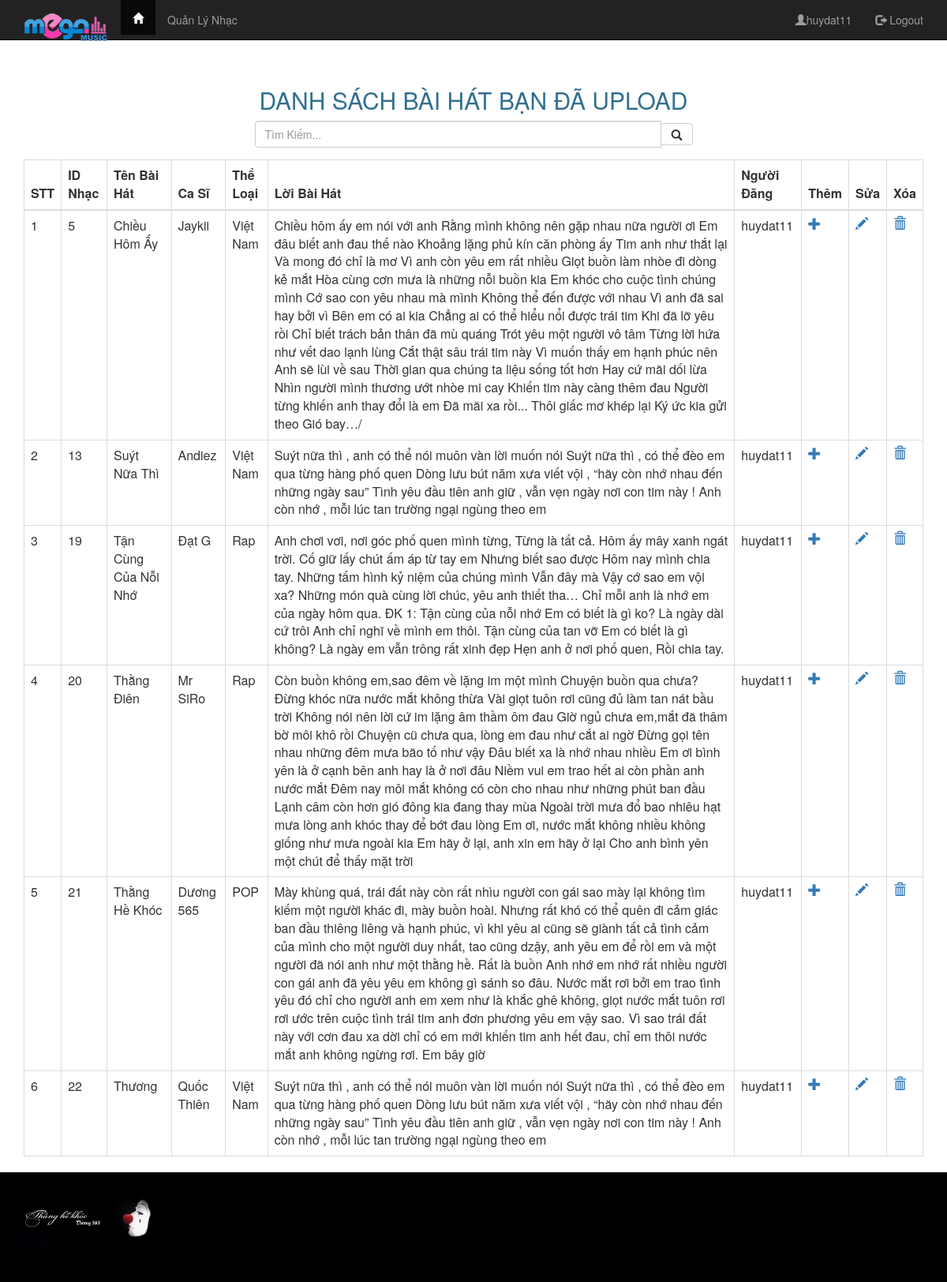
The app's page /sources/php/user.php (signed in) with its own data.
### tables this page shows
CREATE TABLE `baihat` (
  `id_nhac` int(11) NOT NULL,
  `tenbaihat` varchar(200) NOT NULL,
  `casi` varchar(100) NOT NULL,
  `tacgia` varchar(100) NOT NULL,
  `theloai` varchar(100) NOT NULL,
  `duongdan` varchar(300) NOT NULL,
  `link` varchar(200) NOT NULL,
  `loibaihat` mediumtext NOT NULL,
  `nguoidang` varchar(200) NOT NULL
);

### sources/php/user.php (the view, shortened to what this page needs)
<?php
    if(isset($_SESSION['username'])&&($_SESSION['quyen'])==0){
 ?>
<html lang="en">
<head>
  <link rel="stylesheet" type="text/css" href="../css/layout.css">
  <link rel="stylesheet" type="text/css" href="https://maxcdn.bootstrapcdn.com/bootstrap/3.3.7/css/bootstrap.min.css">
</head>
<body>
<?php require('connect.php'); ?>
<nav class="navbar navbar-inverse  navbar-fixed-top ">
  <div class="container">
    <div class="navbar-header">
      <a class="navbar-brand" href="index.php"><img src="../images/logomega.png" class="img-responsive" alt="mega"></a>
    </div>
    <div class="collapse navbar-collapse" id="myNavbar">
      <ul class="nav navbar-nav">
      <li class="active"><a href="index.php"><span class="glyphicon glyphicon-home"></span></a></li>
      <li><a href="user.php">Quản Lý Nhạc</a></li>
      </ul>
      <ul class="nav navbar-nav navbar-right">
      <li><a href="user.php"><span class="glyphicon glyphicon-user"></span><?php echo $_SESSION['username'];?></a></li>
      <li><a href="dangxuat.php"><span class="glyphicon glyphicon-log-out"></span> Logout</a></li>
      </ul>
    </div>
  </div>
</nav>
<div class="container text-center">
  <div class="row content">
    <h2 class="text-info">DANH SÁCH BÀI HÁT BẠN ĐÃ UPLOAD</h2>
    <div class="col-md-6 col-md-offset-3">
    <form class="" action="" method="get"><?php ?>
        <div class="form-group input-group">
          <input type="text" class=" form-control" id="txtsearch" name="keyword" placeholder="Tìm Kiếm...">
          <span class="input-group-btn">
            <button class="btn btn-default" type="button" id="searchbutton">
              <span class="glyphicon glyphicon-search"></span>
            </button>
          </span>
        </div>
       </form>
    </div><br>
    <div class="col-md-12 col-md-offset-">
    <table class="table table-bordered">
    <thead>
      <tr>
        <th>STT</th>
        <th>ID Nhạc</th>
        <th >Tên Bài Hát</th>
        <th>Ca Sĩ</th>
        <th>Thể Loại</th>
        <th>Lời Bài Hát</th>
        <th>Người Đăng</th>
        <th>Thêm</th>
        <th>Sửa</th>
        <th>Xóa</th>
      </tr>
    </thead>
    <tbody>
       <?php
          $name=$_SESSION['username'];
          $sql="SELECT * FROM baihat where nguoidang ='$name'";
          $query=mysqli_query($con,$sql);
          $num =mysqli_num_rows($query);
          if($num>0){
            $STT=0;
            while($row=mysqli_fetch_array($query)){
                $STT++;
        ?>
        <tr>
           <td><?php echo $STT;?></td>
           <td><?php echo $row['id_nhac'];?></td>
           <td><?php echo $row['tenbaihat'];?></td>
           <td><?php echo $row['casi'];?></td>
           <td><?php echo $row['theloai'];?></td>
           <td><?php echo $row['loibaihat'];?></td>
           <td><?php echo $row['nguoidang'];?></td>
           <td><a href="upload.php" title=""><span class="glyphicon glyphicon-plus"></span></a></td>
           <td><a href="usersuanhac.php?id=<?php echo $row['id_nhac']?>" title=""><span class="glyphicon glyphicon-pencil"></span></a></td>
           <td><a class="xoanhac" href="xoanhac.php?id=<?php echo $row['id_nhac']?>" title=""><span class="glyphicon glyphicon-trash"></span></a></td>
         </tr>
         <?php
              }
            }else{
              echo 'Không có dữ liệu';
            }
          ?>
    </tbody>
  </table>
  </div>
</div>
</div>
<footer class="container-fluid text-center">
  <img src="../images/thanghekhoc.jpg" class="img-responsive" style="width:15% " alt="Image">
</footer>
</body>
</html>
<?php
    }else{
      header('location:admin.php');
    }
?>

### sources/css/layout.css (style rules this page uses)
.navbar { margin-bottom: 0; border-radius: 0; }
.row.content { height: 450px;margin-top: 70px; }
footer { background-color: black; color:red; padding: 15px; }

### records on screen
baihat: id_nhac "5", tenbaihat "Chiều Hôm Ấy", casi "Jaykii", theloai "Việt Nam", loibaihat "Chiều hôm ấy em nói với anh Rằng mình không nên gặp nhau nữa người ơi Em đâu biết anh đau thế nào Khoảng lặng phủ kín căn phòng ấy Tim anh như thắt lại Và mong đó chỉ là mơ Vì anh còn yêu em rất nhiều Giọt buồn làm nhòe đi dòng kẻ mắt Hòa cùng cơn mưa là những nỗi buồn kia Em khóc cho cuộc tình chúng mình Cớ sao con yêu nhau mà mình Không thể đến được với nhau Vì anh đã sai hay bởi vì Bên em có ai kia Chẳng ai có thể hiểu nổi được trái tim Khi đã lỡ yêu rồi Chỉ biết trách bản thân đã mù quáng Trót yêu một người vô tâm Từng lời hứa như vết dao lạnh lùng Cắt thật sâu trái tim này Vì muốn thấy em hạnh phúc nên Anh sẽ lùi về sau Thời gian qua chúng ta liệu sống tốt hơn Hay cứ mãi dối lừa Nhìn…", nguoidang "huydat11"
baihat: id_nhac "13", tenbaihat "Suýt Nữa Thì", casi "Andiez", theloai "Việt Nam", loibaihat "Suýt nữa thì , anh có thể nói muôn vàn lời muốn nói Suýt nữa thì , có thể đèo em qua từng hàng phố quen Dòng lưu bút năm xưa viết vội , “hãy còn nhớ nhau đến những ngày sau” Tình yêu đầu tiên anh giữ , vẫn vẹn ngày nơi con tim này ! Anh còn nhớ , mỗi lúc tan trường ngại ngùng theo em", nguoidang "huydat11"
baihat: id_nhac "19", tenbaihat "Tận Cùng Của Nỗi Nhớ", casi "Đạt G", theloai "Rap", loibaihat "Anh chơi vơi, nơi góc phố quen mình từng, Từng là tất cả. Hôm ấy mây xanh ngát trời. Cố giữ lấy chút ấm áp từ tay em Nhưng biết sao được Hôm nay mình chia tay. Những tấm hình kỷ niệm của chúng mình Vẫn đây mà Vậy cớ sao em vội xa? Những món quà cùng lời chúc, yêu anh thiết tha… Chỉ mỗi anh là nhớ em của ngày hôm qua. ĐK 1: Tận cùng của nỗi nhớ Em có biết là gì ko? Là ngày dài cứ trôi Anh chỉ nghĩ về mình em thôi. Tận cùng của tan vỡ Em có biết là gì không? Là ngày em vẫn trông rất xinh đẹp Hẹn anh ở nơi phố quen, Rồi chia tay.", nguoidang "huydat11"
baihat: id_nhac "20", tenbaihat "Thằng Điên", casi "Mr SiRo", theloai "Rap", loibaihat "Còn buồn không em,sao đêm về lặng im một mình Chuyện buồn qua chưa? Đừng khóc nữa nước mắt không thừa Vài giọt tuôn rơi cũng đủ làm tan nát bầu trời Không nói nên lời cứ im lặng âm thầm ôm đau Giờ ngủ chưa em,mắt đã thâm bờ môi khô rồi Chuyện cũ chưa qua, lòng em đau như cắt ai ngờ Đừng gọi tên nhau những đêm mưa bão tố như vậy Đâu biết xa là nhớ nhau nhiều Em ơi bình yên là ở cạnh bên anh hay là ở nơi đâu Niềm vui em trao hết ai còn phần anh nước mắt Đêm nay môi mắt không có còn cho nhau như những phút ban đầu Lạnh câm còn hơn gió đông kia đang thay mùa Ngoài trời mưa đổ bao nhiêu hạt mưa lòng anh khóc thay để bớt đau lòng Em ơi, nước mắt không nhiều không giống như mưa ngoài kia Em hãy ở…", nguoidang "huydat11"
baihat: id_nhac "21", tenbaihat "Thằng Hề Khóc", casi "Dương 565", theloai "POP", loibaihat "Mày khùng quá, trái đất này còn rất nhìu người con gái sao mày lại không tìm kiếm một người khác đi, mày buồn hoài. Nhưng rất khó có thể quên đi cảm giác ban đầu thiêng liêng và hạnh phúc, vì khi yêu ai cũng sẽ giành tất cả tình cảm của mình cho một người duy nhất, tao cũng dzậy, anh yêu em để rồi em và một người đã nói anh như một thằng hề. Rất là buồn Anh nhớ em nhớ rất nhiều người con gái anh đã yêu yêu em không gì sánh so đâu. Nước mắt rơi bởi em trao tình yêu đó chỉ cho người anh em xem như là khắc ghê không, giọt nước mắt tuôn rơi rơi ước trên cuộc tình trái tim anh đơn phương yêu em vậy sao. Vì sao trái đất này với cơn đau xa dời chỉ có em mới khiến tim anh hết đau, chỉ em thôi nước…", nguoidang "huydat11"
baihat: id_nhac "22", tenbaihat "Thương", casi "Quốc Thiên", theloai "Việt Nam", loibaihat "Suýt nữa thì , anh có thể nói muôn vàn lời muốn nói Suýt nữa thì , có thể đèo em qua từng hàng phố quen Dòng lưu bút năm xưa viết vội , “hãy còn nhớ nhau đến những ngày sau” Tình yêu đầu tiên anh giữ , vẫn vẹn ngày nơi con tim này ! Anh còn nhớ , mỗi lúc tan trường ngại ngùng theo em", nguoidang "huydat11"

### other values on screen
$_SESSION['username'] "huydat11"
